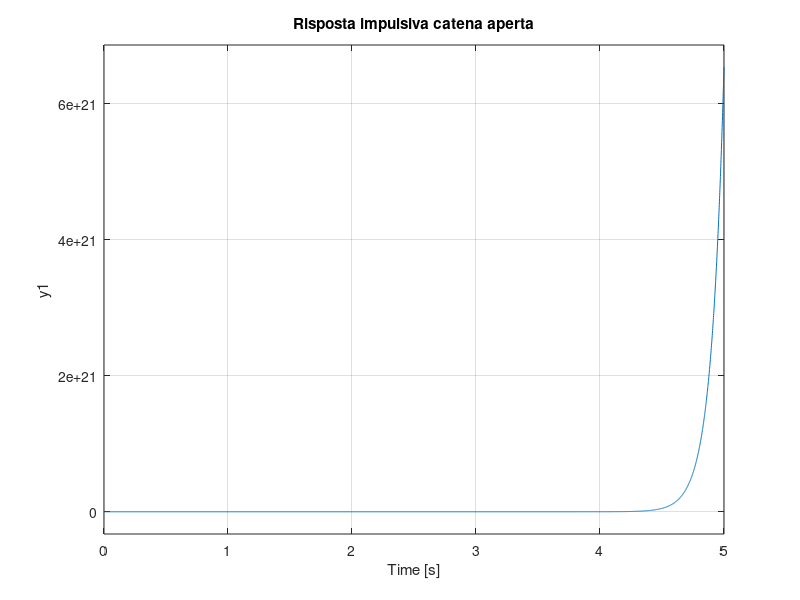
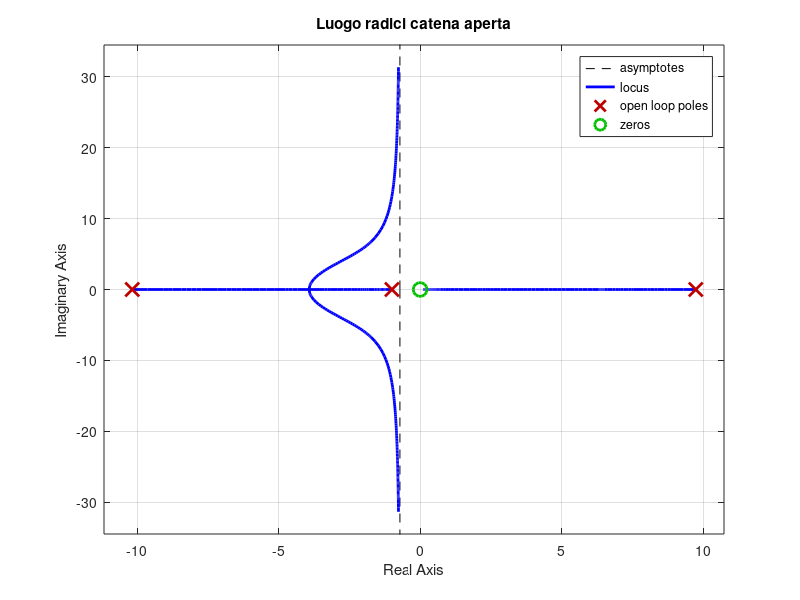

Reproduce these figures in MATLAB, in order. (Note: this script raises an error after producing the figures.)
%% modello in SS
%grandezze fisiche
M=40e-3; %massa carrello
m=60e-3;  %massa pendolo
b=0.1;  %attrito carrello-pavimento
l=71e-3;  %lunghezza pendolo punta-asse orizzontale
i=m*l^2; %inerzia pendolo
g=9.81;

%condizione iniziale 
p0 = 0;
theta0 = rand();
w0 = rand();
velocita0 = 0;

%modello come fdt
q=(M+m)*(i+m*l^2)-(m*l)^2;
num=[m*l/q 0];
den=[1 b*(i+m*l^2)/q -(M+m)*m*g*l/q -b*m*g*l/q];
pend=tf(num,den);


t=[0:0.001:5];

impulse(pend,t)
title('Risposta impulsiva catena aperta')
grid on

%% LUOGO RADICI
%plot luogo radici open loop
figure
rlocus(pend)
title('Luogo radici catena aperta')
sigrid(0.92)
axis([-6 6 -6 6])

%rete correttrice per luogo radici
contr_rlc1=tf(1,[1 0]);
figure
rlocus(contr_rlc1*pend);
sigrid(0.92)
axis([-10 10 -10 10])
title('Luogo radici compensazione 1')

%aggiunta di poli e zeri
z1=3; z2=4; 
p1=0; %polo che compensa zero in origine
p2=60; %polo lontano

% rete correttrice migliorata
numc=conv([1 z2],[1 z1]);
denc=conv([1 p2],[1 p1]);
contr_rlc=tf(numc,denc);
figure
rlocus(contr_rlc*pend)
title('Luogo radici compensazione 2')

%prelevo gain per la rete correttrice
[k_freq,poles]=rlocfind(contr_rlc*pend); %scelgie graficamente gain e poli corrispondenti
sys_cl_rlc=feedback(pend,contr_rlc*k_freq);


%% PID
Ki=177.3;
Kp=27.59;
Kd=1.073;
contr_PID=tf([Kd Kp Ki],[1 0]);
sys_cl_PID=feedback(pend*contr_PID,1);

%% Studio in freq
%riceve da tastiera i valore del controllore
% nc=input('inserire il numeratore del controllore: ');
% dc=input('inserire il denominatore del controllore: ');
% k_freq=input('inserire il guadagno del controllore: ');

nc=[20 140 200];
dc=[0.001 1 0];
k_freq=20;

%BODE 
figure
contr_freq=k_freq*tf(nc,dc);
sys_cl_freq=pend*contr_freq;
bode(sys_cl_freq);
grid on

%NYQUIST
figure
nyquist(sys_cl_freq)
grid on

%risp impulsiva
sys_cl_freq=feedback(pend,contr_freq);

%% Confronto tra le risposte impulsive

figure
impulse(sys_cl_rlc,t) %con root locus
hold on
impulse(sys_cl_PID,t) %con PID
impulse(sys_cl_freq,t) %con sintesi in freq
title('Risposta impulsiva');
legend('retro root locus','retro PID','retro freq')
grid on
xlabel('time')
ylabel('\theta (rad)')